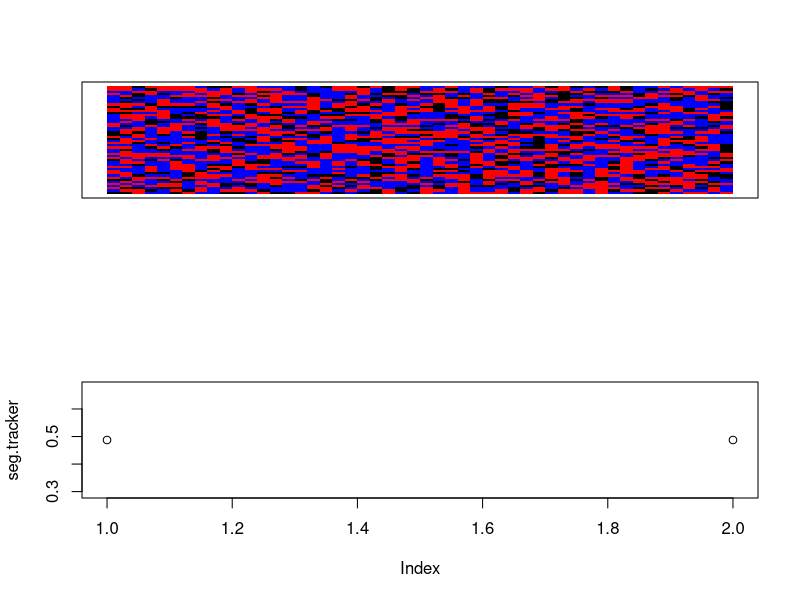

Here is the R script that generated this plot:
# model parameters ####
rows <- 50 
cols <- 50
proportion.group.1 <- .5 # proportion of red agents
empty <- .2 # proportion of grid that will be empty space
min.similarity <- 3/8 # minimum proportion of neighbors that are the same type to not move

# create.grid ####
# generates a rows x column matrix and randomly places the initial population
# values in the matrix are either 0, 1, or 2
# if 0, the space is empty
# 1 and 2 represent the two different groups
create.grid <- function(rows, cols, proportion.group.1, empty){
  pop.size.group.1 <- (rows*cols)*(1-empty)*proportion.group.1
  pop.size.group.2 <- (rows*cols)*(1-empty)*(1-proportion.group.1)
  
  initial.population <- sample(c(
    rep(1, pop.size.group.1), 
    rep(2, pop.size.group.2), 
    rep(0, (rows*cols)-pop.size.group.1-pop.size.group.2)
  ))
  grid <- matrix(initial.population, nrow=rows, ncol=cols)
}

# visualize.grid ####
# outputs a visualization of the grid, with red squares representing group 1,
# blue squares group 2, and black squares empty locations.
visualize.grid <- function(grid){
  image(grid, col=c('black','red','blue'), xaxs=NULL, yaxs=NULL, xaxt='n', yaxt='n')
}

# empty.locations ####
# returns all the locations in the grid that are empty
# output is an N x 2 array, with N equal to the number of empty locations
# the 2 columns contain the row and column of the empty location.
empty.locations <- function(grid){
  return(which(grid==0, arr.ind=T))
}

# similarity.to.center ####
# takes a grid and the center.val of that grid and returns
# the proportion of cells that are the same as the center,
# ignoring empty cells. the center.val must be specified
# manually in case the grid has an even number of rows or 
# columns
similarity.to.center <- function(grid.subset, center.val){
  if(center.val == 0){ return(NA) }
  same <- sum(grid.subset==center.val) - 1
  not.same <- sum(grid.subset!=center.val) - sum(grid.subset==0)
  return(same/(same+not.same))
}

# segregation ####
# computes the proportion of neighbors who are from the same group
segregation <- function(grid){
  same.count <- 0
  diff.count <- 0
  for(row in 1:(nrow(grid)-1)){
    for(col in 1:(ncol(grid)-1)){
      if(grid[row,col] != 0 && grid[row+1,col+1] != 0){
        if(grid[row,col] != grid[row+1,col+1]){
          diff.count <- diff.count + 1
        } else {
          same.count <- same.count + 1
        }
      }
    }
  }
  return(same.count / (same.count + diff.count))
}

# unhappy.agents ####
# takes a grid and a minimum similarity threshold and computes
# a list of all of the agents that are unhappy with their 
# current location. the output is N x 2, with N equal to the
# number of unhappy agents and the columns representing the 
# location (row, col) of the unhappy agent in the grid
unhappy.agents <- function(grid, min.similarity){
  grid.copy <- grid
  for(row in 1:rows){
    for(col in 1:cols){
      similarity.score <- similarity.to.center(grid[max(0, row-1):min(rows,row+1), max(0,col-1):min(cols,col+1)], grid[row,col])
      if(is.na(similarity.score)){
        grid.copy[row,col] <- NA
      } else {
        grid.copy[row,col] <- similarity.score >= min.similarity
      }
    }
  }
  return(which(grid.copy==FALSE, arr.ind = T))
}

# one.round ####
# runs a single round of the simulation. the round starts by finding
# all of the unhappy agents and empty spaces. then unhappy agents are randomly
# assigned to a new empty location. a new grid is generated to reflect all of
# the moves that took place.
one.round <- function(grid, min.similarity){
  
}

# running the simulation ####
done <- FALSE # a variable to keep track of whether the simulation is complete
grid <- create.grid(rows, cols, proportion.group.1, empty)
seg.tracker <- c(segregation(grid)) # keeping a running tally of the segregation scores for each round
while(!done){
  new.grid <- one.round(grid, min.similarity) # run one round of the simulation, and store output in new.grid
  seg.tracker <- c(seg.tracker, segregation(grid)) # calculate segregation score and add to running list
  if(all(new.grid == grid)){ # check if the new.grid is identical to the last grid
    done <- TRUE # if it is, simulation is over -- no agents want to move
  } else {
    grid <- new.grid # otherwise, replace grid with new.grid, and loop again.
  }
}
layout(1:2) # change graphics device to have two plots
visualize.grid(grid) # show resulting grid
plot(seg.tracker) # plot segregation over time
